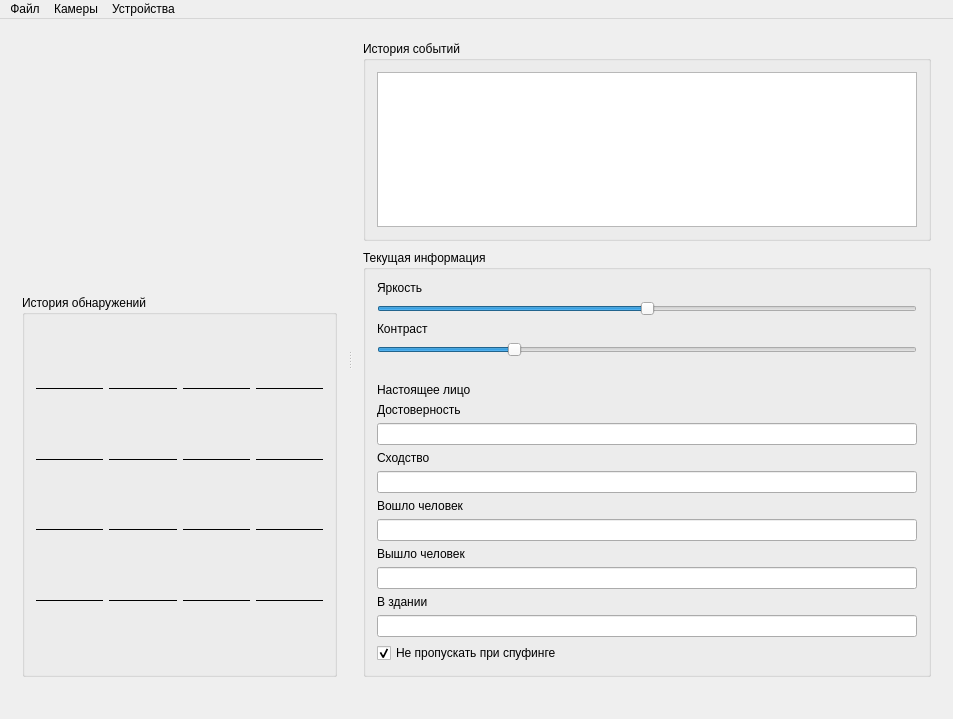
<?xml version="1.0" encoding="UTF-8"?>
<ui version="4.0">
 <class>MainWindow</class>
 <widget class="QMainWindow" name="MainWindow">
  <property name="geometry">
   <rect>
    <x>0</x>
    <y>0</y>
    <width>953</width>
    <height>719</height>
   </rect>
  </property>
  <property name="windowTitle">
   <string>Face Recognition NSTU</string>
  </property>
  <widget class="QWidget" name="centralWidget">
   <layout class="QVBoxLayout" name="verticalLayout_8">
    <item>
     <widget class="QSplitter" name="splitter">
      <property name="orientation">
       <enum>Qt::Horizontal</enum>
      </property>
      <widget class="QWidget" name="verticalLayoutWidget">
       <layout class="QVBoxLayout" name="verticalLayout_4" stretch="4,6">
        <item>
         <layout class="QVBoxLayout" name="verticalLayout_5">
          <item>
           <layout class="QHBoxLayout" name="VideoLayout1"/>
          </item>
          <item>
           <layout class="QHBoxLayout" name="VideoLayout2"/>
          </item>
         </layout>
        </item>
        <item>
         <widget class="QGroupBox" name="groupBox">
          <property name="title">
           <string>История обнаружений</string>
          </property>
          <layout class="QVBoxLayout" name="verticalLayout_7">
           <item>
            <layout class="QGridLayout" name="gridLayout">
             <item row="0" column="2">
              <widget class="QLabel" name="CardDT1">
               <property name="text">
                <string/>
               </property>
              </widget>
             </item>
             <item row="8" column="2">
              <widget class="QLabel" name="CardDT4">
               <property name="text">
                <string/>
               </property>
              </widget>
             </item>
             <item row="0" column="3">
              <widget class="QLabel" name="CardCam1">
               <property name="text">
                <string/>
               </property>
              </widget>
             </item>
             <item row="3" column="1">
              <widget class="Line" name="line_10">
               <property name="styleSheet">
                <string notr="true">color: rgb(0, 0, 0);</string>
               </property>
               <property name="frameShadow">
                <enum>QFrame::Plain</enum>
               </property>
               <property name="orientation">
                <enum>Qt::Horizontal</enum>
               </property>
              </widget>
             </item>
             <item row="6" column="3">
              <widget class="QLabel" name="CardCam3">
               <property name="text">
                <string/>
               </property>
              </widget>
             </item>
             <item row="2" column="2">
              <widget class="QLabel" name="CardDT2">
               <property name="text">
                <string/>
               </property>
              </widget>
             </item>
             <item row="0" column="0">
              <widget class="QLabel" name="CardPic1">
               <property name="sizePolicy">
                <sizepolicy hsizetype="Preferred" vsizetype="Expanding">
                 <horstretch>0</horstretch>
                 <verstretch>0</verstretch>
                </sizepolicy>
               </property>
               <property name="text">
                <string/>
               </property>
               <property name="scaledContents">
                <bool>false</bool>
               </property>
              </widget>
             </item>
             <item row="2" column="0">
              <widget class="QLabel" name="CardPic2">
               <property name="sizePolicy">
                <sizepolicy hsizetype="Preferred" vsizetype="Expanding">
                 <horstretch>0</horstretch>
                 <verstretch>0</verstretch>
                </sizepolicy>
               </property>
               <property name="text">
                <string/>
               </property>
               <property name="scaledContents">
                <bool>false</bool>
               </property>
              </widget>
             </item>
             <item row="10" column="1">
              <widget class="QLabel" name="CardFIO5">
               <property name="text">
                <string/>
               </property>
              </widget>
             </item>
             <item row="1" column="2">
              <widget class="Line" name="line_3">
               <property name="styleSheet">
                <string notr="true">color: rgb(0, 0, 0);</string>
               </property>
               <property name="frameShadow">
                <enum>QFrame::Plain</enum>
               </property>
               <property name="orientation">
                <enum>Qt::Horizontal</enum>
               </property>
              </widget>
             </item>
             <item row="6" column="0">
              <widget class="QLabel" name="CardPic3">
               <property name="sizePolicy">
                <sizepolicy hsizetype="Preferred" vsizetype="Expanding">
                 <horstretch>0</horstretch>
                 <verstretch>0</verstretch>
                </sizepolicy>
               </property>
               <property name="text">
                <string/>
               </property>
               <property name="scaledContents">
                <bool>false</bool>
               </property>
              </widget>
             </item>
             <item row="6" column="1">
              <widget class="QLabel" name="CardFIO3">
               <property name="text">
                <string/>
               </property>
              </widget>
             </item>
             <item row="2" column="1">
              <widget class="QLabel" name="CardFIO2">
               <property name="text">
                <string/>
               </property>
              </widget>
             </item>
             <item row="1" column="1">
              <widget class="Line" name="line_2">
               <property name="styleSheet">
                <string notr="true">color: rgb(0, 0, 0);</string>
               </property>
               <property name="frameShadow">
                <enum>QFrame::Plain</enum>
               </property>
               <property name="orientation">
                <enum>Qt::Horizontal</enum>
               </property>
              </widget>
             </item>
             <item row="8" column="1">
              <widget class="QLabel" name="CardFIO4">
               <property name="text">
                <string/>
               </property>
              </widget>
             </item>
             <item row="8" column="0">
              <widget class="QLabel" name="CardPic4">
               <property name="sizePolicy">
                <sizepolicy hsizetype="Preferred" vsizetype="Expanding">
                 <horstretch>0</horstretch>
                 <verstretch>0</verstretch>
                </sizepolicy>
               </property>
               <property name="text">
                <string/>
               </property>
               <property name="scaledContents">
                <bool>false</bool>
               </property>
              </widget>
             </item>
             <item row="1" column="0">
              <widget class="Line" name="line">
               <property name="sizePolicy">
                <sizepolicy hsizetype="Minimum" vsizetype="Fixed">
                 <horstretch>0</horstretch>
                 <verstretch>0</verstretch>
                </sizepolicy>
               </property>
               <property name="styleSheet">
                <string notr="true">color: rgb(0, 0, 0);</string>
               </property>
               <property name="frameShadow">
                <enum>QFrame::Plain</enum>
               </property>
               <property name="lineWidth">
                <number>1</number>
               </property>
               <property name="orientation">
                <enum>Qt::Horizontal</enum>
               </property>
              </widget>
             </item>
             <item row="10" column="0">
              <widget class="QLabel" name="CardPic5">
               <property name="sizePolicy">
                <sizepolicy hsizetype="Preferred" vsizetype="Expanding">
                 <horstretch>0</horstretch>
                 <verstretch>0</verstretch>
                </sizepolicy>
               </property>
               <property name="text">
                <string/>
               </property>
               <property name="scaledContents">
                <bool>false</bool>
               </property>
              </widget>
             </item>
             <item row="1" column="3">
              <widget class="Line" name="line_4">
               <property name="styleSheet">
                <string notr="true">color: rgb(0, 0, 0);</string>
               </property>
               <property name="frameShadow">
                <enum>QFrame::Plain</enum>
               </property>
               <property name="orientation">
                <enum>Qt::Horizontal</enum>
               </property>
              </widget>
             </item>
             <item row="8" column="3">
              <widget class="QLabel" name="CardCam4">
               <property name="text">
                <string/>
               </property>
              </widget>
             </item>
             <item row="7" column="2">
              <widget class="Line" name="line_23">
               <property name="styleSheet">
                <string notr="true">color: rgb(0, 0, 0);</string>
               </property>
               <property name="frameShadow">
                <enum>QFrame::Plain</enum>
               </property>
               <property name="orientation">
                <enum>Qt::Horizontal</enum>
               </property>
              </widget>
             </item>
             <item row="7" column="0">
              <widget class="Line" name="line_21">
               <property name="styleSheet">
                <string notr="true">color: rgb(0, 0, 0);</string>
               </property>
               <property name="frameShadow">
                <enum>QFrame::Plain</enum>
               </property>
               <property name="orientation">
                <enum>Qt::Horizontal</enum>
               </property>
              </widget>
             </item>
             <item row="7" column="1">
              <widget class="Line" name="line_22">
               <property name="styleSheet">
                <string notr="true">color: rgb(0, 0, 0);</string>
               </property>
               <property name="frameShadow">
                <enum>QFrame::Plain</enum>
               </property>
               <property name="orientation">
                <enum>Qt::Horizontal</enum>
               </property>
              </widget>
             </item>
             <item row="3" column="3">
              <widget class="Line" name="line_12">
               <property name="styleSheet">
                <string notr="true">color: rgb(0, 0, 0);</string>
               </property>
               <property name="frameShadow">
                <enum>QFrame::Plain</enum>
               </property>
               <property name="orientation">
                <enum>Qt::Horizontal</enum>
               </property>
              </widget>
             </item>
             <item row="3" column="2">
              <widget class="Line" name="line_11">
               <property name="styleSheet">
                <string notr="true">color: rgb(0, 0, 0);</string>
               </property>
               <property name="frameShadow">
                <enum>QFrame::Plain</enum>
               </property>
               <property name="orientation">
                <enum>Qt::Horizontal</enum>
               </property>
              </widget>
             </item>
             <item row="7" column="3">
              <widget class="Line" name="line_24">
               <property name="styleSheet">
                <string notr="true">color: rgb(0, 0, 0);</string>
               </property>
               <property name="frameShadow">
                <enum>QFrame::Plain</enum>
               </property>
               <property name="orientation">
                <enum>Qt::Horizontal</enum>
               </property>
              </widget>
             </item>
             <item row="3" column="0">
              <widget class="Line" name="line_9">
               <property name="styleSheet">
                <string notr="true">color: rgb(0, 0, 0);</string>
               </property>
               <property name="frameShadow">
                <enum>QFrame::Plain</enum>
               </property>
               <property name="orientation">
                <enum>Qt::Horizontal</enum>
               </property>
              </widget>
             </item>
             <item row="0" column="1">
              <widget class="QLabel" name="CardFIO1">
               <property name="text">
                <string/>
               </property>
              </widget>
             </item>
             <item row="10" column="3">
              <widget class="QLabel" name="CardCam5">
               <property name="text">
                <string/>
               </property>
              </widget>
             </item>
             <item row="10" column="2">
              <widget class="QLabel" name="CardDT5">
               <property name="text">
                <string/>
               </property>
              </widget>
             </item>
             <item row="2" column="3">
              <widget class="QLabel" name="CardCam2">
               <property name="text">
                <string/>
               </property>
              </widget>
             </item>
             <item row="6" column="2">
              <widget class="QLabel" name="CardDT3">
               <property name="text">
                <string/>
               </property>
              </widget>
             </item>
             <item row="9" column="0">
              <widget class="Line" name="line_25">
               <property name="styleSheet">
                <string notr="true">color: rgb(0, 0, 0);</string>
               </property>
               <property name="frameShadow">
                <enum>QFrame::Plain</enum>
               </property>
               <property name="orientation">
                <enum>Qt::Horizontal</enum>
               </property>
              </widget>
             </item>
             <item row="9" column="1">
              <widget class="Line" name="line_26">
               <property name="styleSheet">
                <string notr="true">color: rgb(0, 0, 0);</string>
               </property>
               <property name="frameShadow">
                <enum>QFrame::Plain</enum>
               </property>
               <property name="orientation">
                <enum>Qt::Horizontal</enum>
               </property>
              </widget>
             </item>
             <item row="9" column="2">
              <widget class="Line" name="line_27">
               <property name="styleSheet">
                <string notr="true">color: rgb(0, 0, 0);</string>
               </property>
               <property name="frameShadow">
                <enum>QFrame::Plain</enum>
               </property>
               <property name="orientation">
                <enum>Qt::Horizontal</enum>
               </property>
              </widget>
             </item>
             <item row="9" column="3">
              <widget class="Line" name="line_28">
               <property name="styleSheet">
                <string notr="true">color: rgb(0, 0, 0);</string>
               </property>
               <property name="frameShadow">
                <enum>QFrame::Plain</enum>
               </property>
               <property name="orientation">
                <enum>Qt::Horizontal</enum>
               </property>
              </widget>
             </item>
            </layout>
           </item>
          </layout>
         </widget>
        </item>
       </layout>
      </widget>
      <widget class="QWidget" name="layoutWidget">
       <layout class="QVBoxLayout" name="verticalLayout">
        <property name="sizeConstraint">
         <enum>QLayout::SetDefaultConstraint</enum>
        </property>
        <item>
         <widget class="QGroupBox" name="groupBox_2">
          <property name="title">
           <string>История событий</string>
          </property>
          <layout class="QVBoxLayout" name="verticalLayout_6">
           <item>
            <widget class="QPlainTextEdit" name="plainTextEdit">
             <property name="sizePolicy">
              <sizepolicy hsizetype="Preferred" vsizetype="Preferred">
               <horstretch>0</horstretch>
               <verstretch>0</verstretch>
              </sizepolicy>
             </property>
             <property name="acceptDrops">
              <bool>false</bool>
             </property>
            </widget>
           </item>
          </layout>
         </widget>
        </item>
        <item>
         <spacer name="verticalSpacer">
          <property name="orientation">
           <enum>Qt::Vertical</enum>
          </property>
          <property name="sizeHint" stdset="0">
           <size>
            <width>20</width>
            <height>40</height>
           </size>
          </property>
         </spacer>
        </item>
        <item>
         <widget class="QGroupBox" name="groupBox_3">
          <property name="title">
           <string>Текущая информация</string>
          </property>
          <layout class="QVBoxLayout" name="verticalLayout_2">
           <item>
            <widget class="QLabel" name="label">
             <property name="text">
              <string>Яркость</string>
             </property>
            </widget>
           </item>
           <item>
            <widget class="QSlider" name="horizontalSlider">
             <property name="minimum">
              <number>-200</number>
             </property>
             <property name="maximum">
              <number>200</number>
             </property>
             <property name="orientation">
              <enum>Qt::Horizontal</enum>
             </property>
            </widget>
           </item>
           <item>
            <widget class="QLabel" name="label_2">
             <property name="text">
              <string>Контраст</string>
             </property>
            </widget>
           </item>
           <item>
            <widget class="QSlider" name="horizontalSlider_2">
             <property name="minimum">
              <number>1</number>
             </property>
             <property name="maximum">
              <number>400</number>
             </property>
             <property name="value">
              <number>100</number>
             </property>
             <property name="orientation">
              <enum>Qt::Horizontal</enum>
             </property>
            </widget>
           </item>
           <item>
            <widget class="QLabel" name="Repass">
             <property name="text">
              <string/>
             </property>
            </widget>
           </item>
           <item>
            <widget class="QLabel" name="RealFaceLabel">
             <property name="text">
              <string>Настоящее лицо</string>
             </property>
            </widget>
           </item>
           <item>
            <widget class="QLabel" name="label_6">
             <property name="text">
              <string>Достоверность</string>
             </property>
            </widget>
           </item>
           <item>
            <widget class="QLineEdit" name="ConfidenceLE">
             <property name="readOnly">
              <bool>true</bool>
             </property>
            </widget>
           </item>
           <item>
            <widget class="QLabel" name="label_8">
             <property name="text">
              <string>Сходство</string>
             </property>
            </widget>
           </item>
           <item>
            <widget class="QLineEdit" name="SimilarityLE">
             <property name="readOnly">
              <bool>true</bool>
             </property>
            </widget>
           </item>
           <item>
            <widget class="QLabel" name="label_9">
             <property name="text">
              <string>Вошло человек</string>
             </property>
            </widget>
           </item>
           <item>
            <widget class="QLineEdit" name="EnteredLE">
             <property name="readOnly">
              <bool>true</bool>
             </property>
            </widget>
           </item>
           <item>
            <widget class="QLabel" name="label_10">
             <property name="text">
              <string>Вышло человек</string>
             </property>
            </widget>
           </item>
           <item>
            <widget class="QLineEdit" name="ExitedLE">
             <property name="readOnly">
              <bool>true</bool>
             </property>
            </widget>
           </item>
           <item>
            <widget class="QLabel" name="label_11">
             <property name="text">
              <string>В здании</string>
             </property>
            </widget>
           </item>
           <item>
            <widget class="QLineEdit" name="NowLE">
             <property name="readOnly">
              <bool>true</bool>
             </property>
            </widget>
           </item>
           <item>
            <widget class="QCheckBox" name="SpuffingCB">
             <property name="text">
              <string>Не пропускать при спуфинге</string>
             </property>
             <property name="checked">
              <bool>true</bool>
             </property>
            </widget>
           </item>
          </layout>
         </widget>
        </item>
       </layout>
      </widget>
     </widget>
    </item>
    <item>
     <widget class="QLabel" name="LicenseLabel">
      <property name="maximumSize">
       <size>
        <width>16777215</width>
        <height>20</height>
       </size>
      </property>
      <property name="text">
       <string/>
      </property>
      <property name="alignment">
       <set>Qt::AlignBottom|Qt::AlignRight|Qt::AlignTrailing</set>
      </property>
     </widget>
    </item>
   </layout>
  </widget>
  <widget class="QMenuBar" name="menuBar">
   <property name="geometry">
    <rect>
     <x>0</x>
     <y>0</y>
     <width>953</width>
     <height>22</height>
    </rect>
   </property>
   <widget class="QMenu" name="menu">
    <property name="title">
     <string>Файл</string>
    </property>
    <addaction name="OpenPersonalCardEditor"/>
    <addaction name="separator"/>
    <addaction name="MakePhoto"/>
   </widget>
   <widget class="QMenu" name="menu_2">
    <property name="title">
     <string>Камеры</string>
    </property>
    <addaction name="CameraControlAction"/>
   </widget>
   <widget class="QMenu" name="menu_3">
    <property name="title">
     <string>Устройства</string>
    </property>
    <addaction name="DeviceControlAction"/>
   </widget>
   <addaction name="menu"/>
   <addaction name="menu_2"/>
   <addaction name="menu_3"/>
  </widget>
  <action name="OpenPersonalCardEditor">
   <property name="text">
    <string>Редактор персональных карт...</string>
   </property>
  </action>
  <action name="MakePhoto">
   <property name="text">
    <string>Сделать фото...</string>
   </property>
  </action>
  <action name="CameraControlAction">
   <property name="text">
    <string>Управление камерами...</string>
   </property>
  </action>
  <action name="DeviceControlAction">
   <property name="text">
    <string>Управление устройствами...</string>
   </property>
  </action>
 </widget>
 <layoutdefault spacing="6" margin="11"/>
 <resources/>
 <connections/>
</ui>
